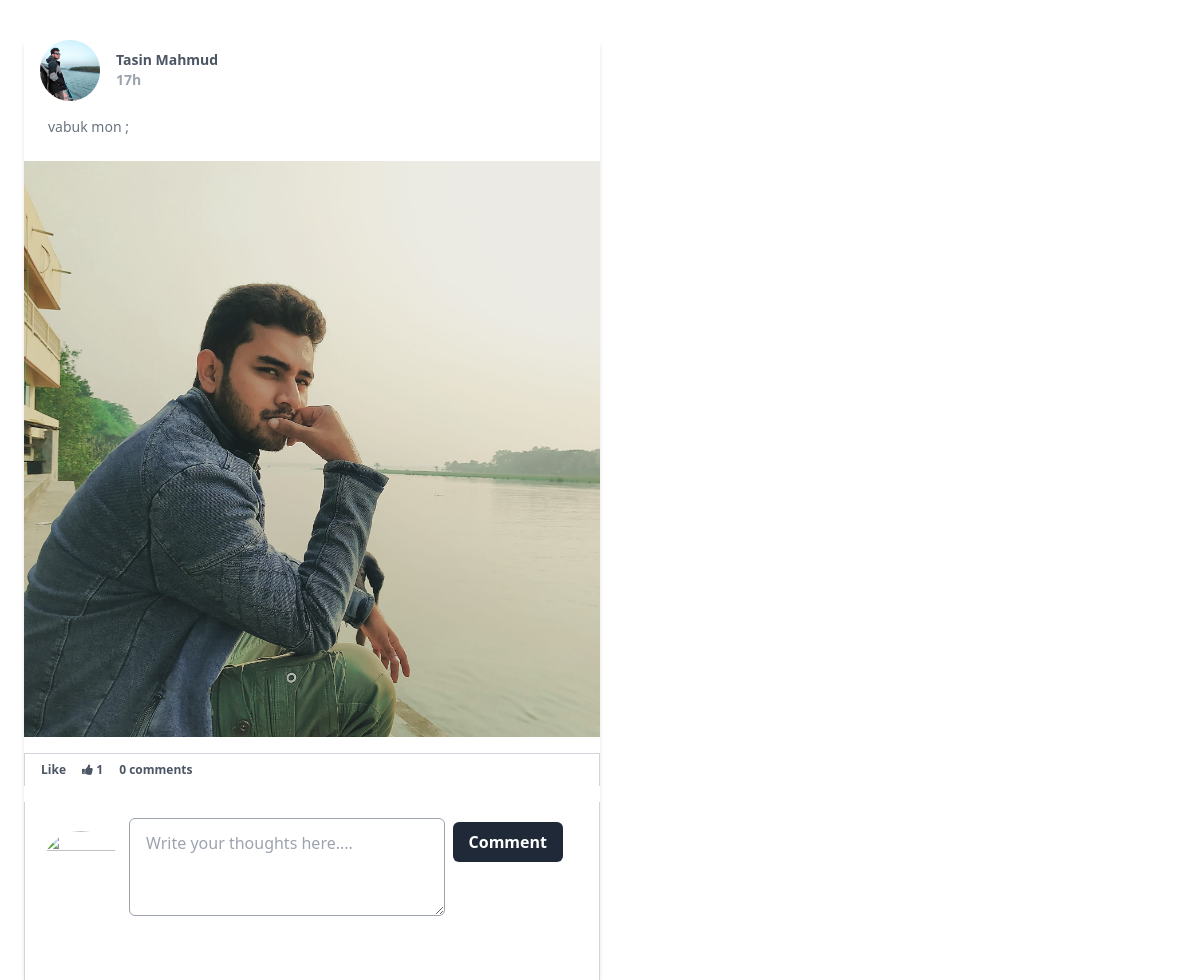
The app's page /status.php?id=25 with its own data.
### tables this page shows
CREATE TABLE `status` (
  `status_id` int(11) NOT NULL,
  `status_owner` varchar(11) NOT NULL,
  `status_content` text NOT NULL,
  `status_date` timestamp NOT NULL DEFAULT current_timestamp(),
  `status_image` varchar(255) NOT NULL
);

CREATE TABLE `user_info` (
  `username` varchar(15) NOT NULL,
  `first_name` varchar(150) NOT NULL,
  `last_name` varchar(150) NOT NULL,
  `gender` varchar(15) NOT NULL,
  `email` varchar(200) NOT NULL,
  `phone_no` int(15) NOT NULL,
  `date_of_birth` date NOT NULL,
  `address` varchar(200) NOT NULL,
  `password` varchar(200) NOT NULL,
  `profile_pic` varchar(255) NOT NULL
);

### time.php (called while the page is built, shortened)
<?php
function  time_con($time) {
  $dbDate = new DateTime($time);
  $currDate = new DateTime();
  $interval = $currDate->diff($dbDate);
  $days_i = $interval->d;
  $hour_i  = $interval->h;
  $formated_time = "";
  if($days_i == 0){
     if($hour_i === 0){
      $formated_time  = $interval->m."m ";
    }
    else{
      $formated_time  = $interval->h."h ";
   }
    }
else{
   $formated_time  = $interval->d."d ".$interval->h."h";
   }
   return $formated_time;
}
;?>

### status.php (the view, shortened to what this page needs)
<?php require_once "header.php"; ?>
<?php require_once "db.php"; ?>
<?php require_once "time.php"; ?>
<div class="mx-6">      <?php
    if (isset($_GET["id"])) {
        $status_id=$_GET["id"];
        $username = $_SESSION["username"];
        $sql = "SELECT first_name,last_name,username, profile_pic, status_id,status_owner,status_content,status_image,status_date, (SELECT COUNT(*) from `status_likes` WHERE status_id = $status_id)'total_likes',(SELECT COUNT(*) from `status_comments` WHERE status_id = $status_id)'total_comments' FROM `status`  LEFT JOIN `user_info`  ON   status.status_owner=user_info.username  WHERE status_id = $status_id  ";
        $result = mysqli_query($conn, $sql);
        $owner_profile_pic = "SELECT profile_pic from user_info where username='$username'";
        $profile_pic_res =mysqli_query($conn, $owner_profile_pic);
        $result_profile_pic=mysqli_fetch_array($profile_pic_res);
        $row = mysqli_fetch_array($result) ;
        $status_date = time_con($row["status_date"]);
            echo
            '<div class= "mt-10    	max-w-xl	shadow-md	">
            <div class="mx-4 mb-2 mt-6   block  text-sm text-gray-600 font-semibold   flex   justify-between ">
            <div class="flex items-center ">
            <img class="rounded-full" src="'.$row["profile_pic"].'" height=60 width=60/> <div  class="flex-col"><a class="mx-4 text-md  "  href="/profile.php?username='.$row["status_owner"].'">'.$row["first_name"].' '.$row["last_name"].' </a> <div class="mx-4 text-sm text-gray-400 ">'.$status_date.'</div></div></div>
             </div>
            <p class=" mx-6 mt-4 text-sm text-gray-500">
            '.$row["status_content"].' ;
            </p>
            <br/>';
            if ($row["status_image"]!='') { echo '<img src="'.$row["status_image"].'"  width=600 height=400 />' ; }
            echo'
            <div class="flex mx-auto mt-4 mb-4 px-4 border-l border-r border-t p-2 border-gray-300 "><a class="pr-4 text-xs text-gray-600 font-semibold" href="like.php?id='.$row["status_id"].'"> Like </a><a href="#" class="pr-4 text-xs text-gray-600 font-semibold"><i class="fa fa-thumbs-up" aria-hidden="true"></i>            '.$row["total_likes"].' </a><a href="/status.php?id='.$row["status_id"].'" class=" pr-4  text-xs text-gray-600 font-semibold ">'.$row["total_comments"].' comments </a></div>
            <div class=" p-4 flex border-x border-gray-300 ">
            <div class="content-center	">
            <img class="rounded-full" src="'.$result_profile_pic["profile_pic"].'" height=80 width=80/>
             </div>
            <form class="mx-2 w-full" action="status.php?id='.$status_id.'" method="POST"  enctype="multipart/form-data">
            <div class="flex   ">
            <div class="w-full"><textarea name="comment_desc" type = "text" rows="3" class="block  w-full border border-b px-4 py-3 rounded-md mb-2  border-gray-400 " placeholder="Write your thoughts here.... "/></textarea></div>
<div class="mx-1"><button type="submit" class="mx-2 mt-1 ml-1 block px-4 py-2 rounded-md bg-gray-800 text-white text-md font-semibold">Comment</button></div>
</div>
</form >
</div>
<div class="border-x border-gray-300 pb-10">
         ';
echo  '</div></div>';
}
?>
</div>
<?php require_once "footer.php"; ?>

### records on screen
status: status_owner.profile_pic (picture), status_owner.first_name "Tasin", status_owner.last_name "Mahmud", status_date "17h", status_content "vabuk mon", status_image (picture)

### other values on screen
$row["total_likes"] "1"
$row["total_comments"] "0"
